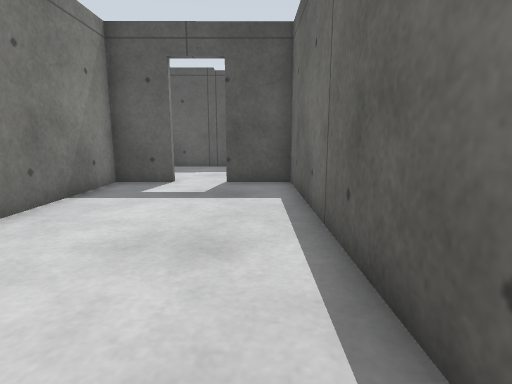
[1] (above)

21 first-person views from a walk through a Gazebo world. The camera is 0.72 m above the floor, tilts 10° down and sees 80° across. The floor is counted in squares, 0.5 m on a side. Each view is taken from the middle of a square. On the plan, view 1 faces up. The plan holds only what a view shows up to about 14 squares ahead; the rest is blank. The place goes on beyond the plan. Simple shapes stand in for some stock models.

[2]
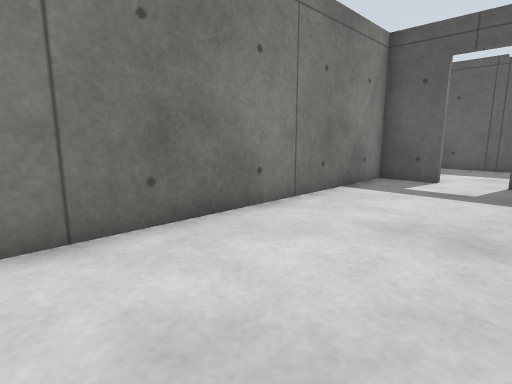

[3]
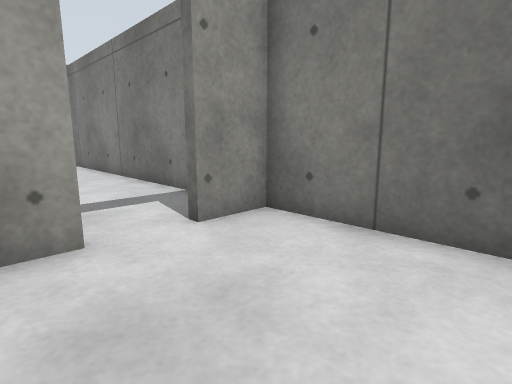

[4]
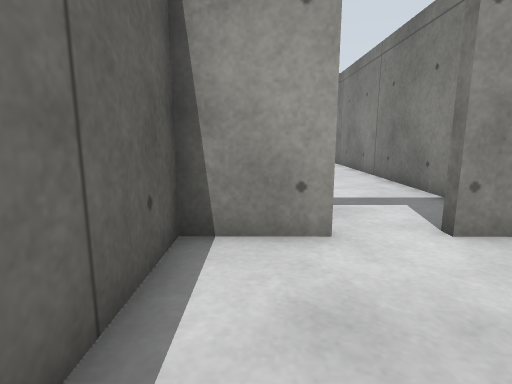

[5]
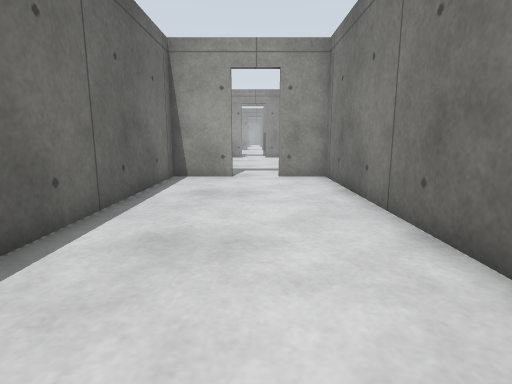

[6]
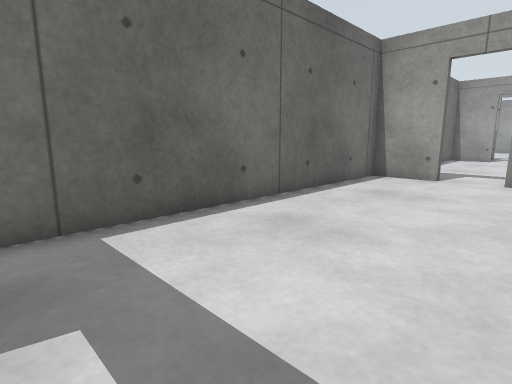

[7]
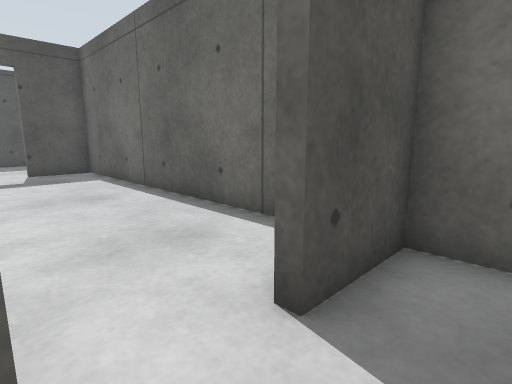

[8]
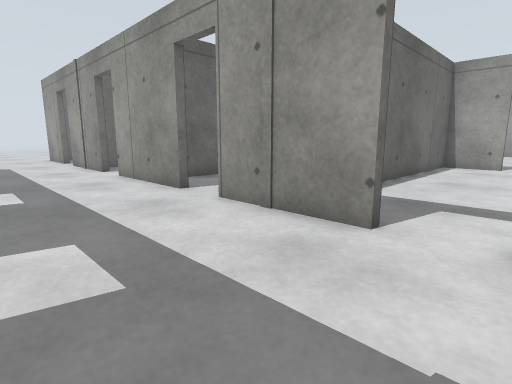

[9]
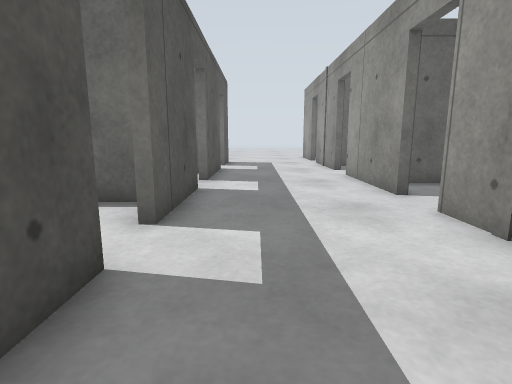

[10]
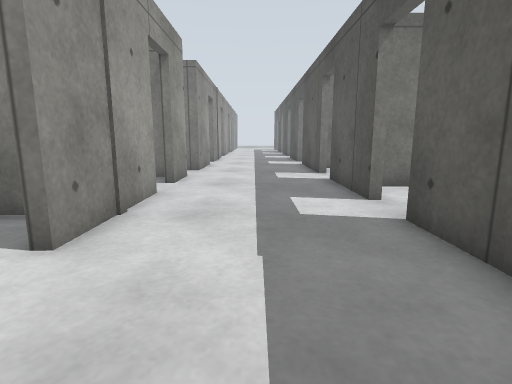

[11]
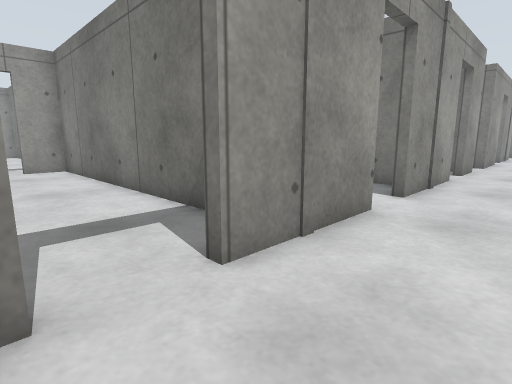

[12]
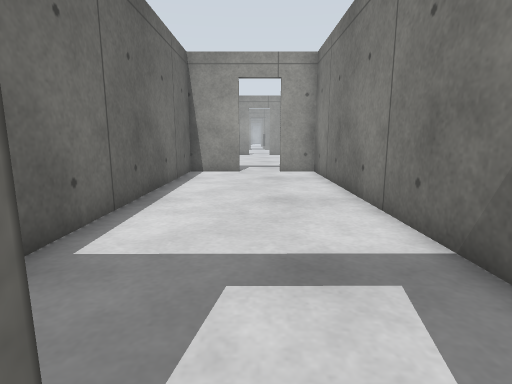

[13]
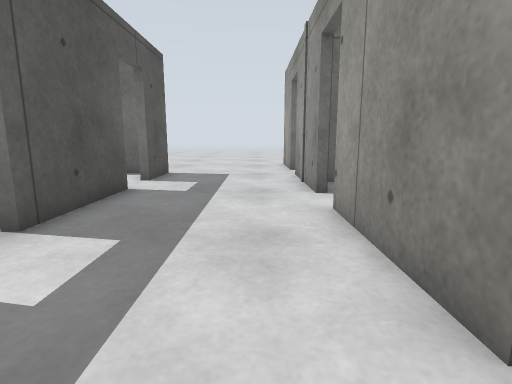

[14]
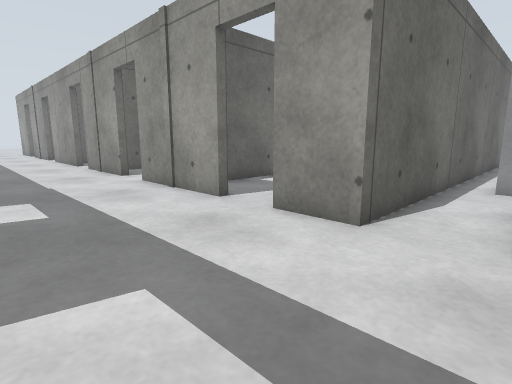

[15]
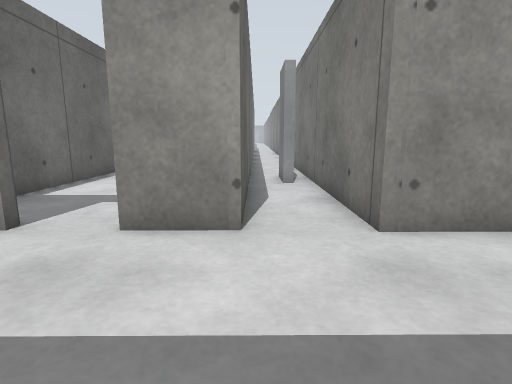

[16]
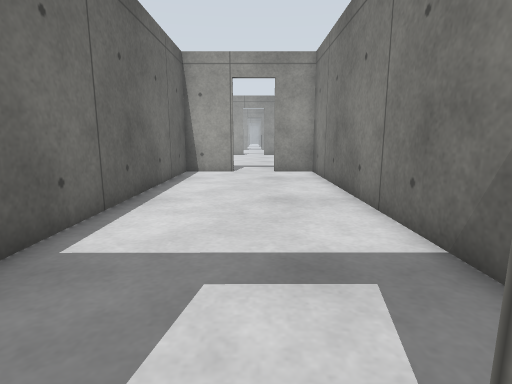

[17]
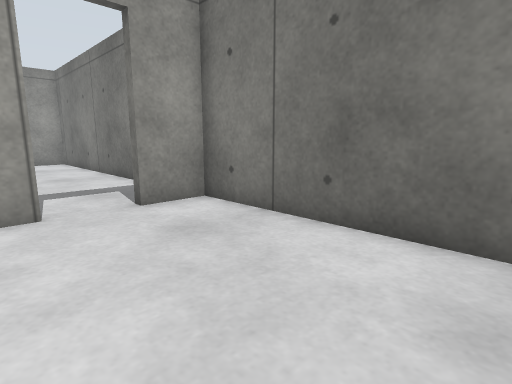

[18]
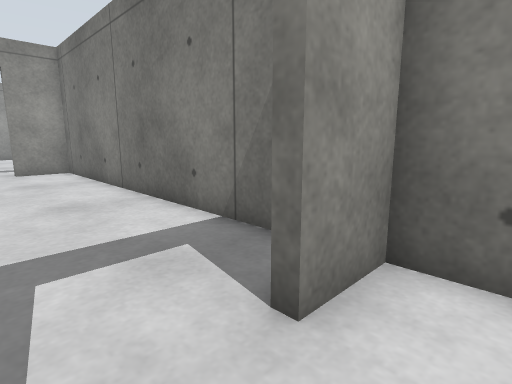

[19]
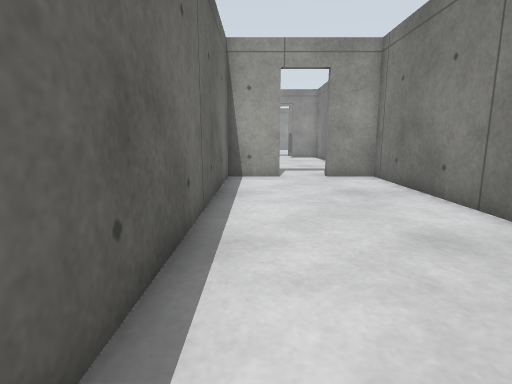

[20]
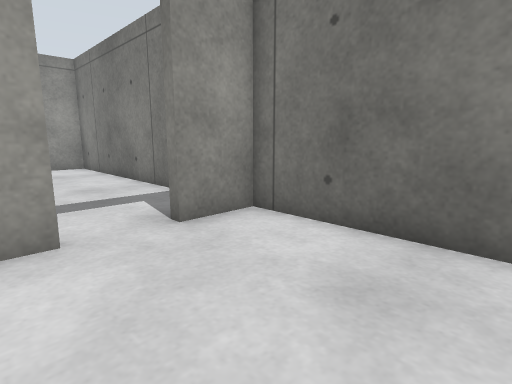

[21]
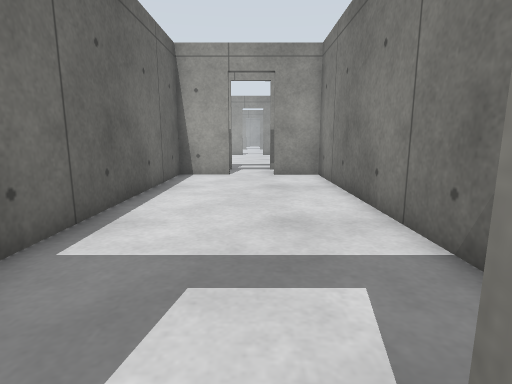

### Floor plan
Points are (right, up) in squares from view 1. A wall is a line through its corners. A room is listed if a view was taken in it or the views show most of it. See-through windows are left out.
Room 1 (views 1, 2, 3, 4)
walls: (-2.7, 10.1) (-4.6, 10.1) (-4.6, -2.3) (-2.8, -2.3); (-1.2, -2.3) (1.2, -2.3) (1.2, 10.1) (-1.1, 10.1)
ways out: open door at (-2, -2.5) to room 2; open door at (-1.5, 10) to room 3
Room 2 (views 5, 6, 7)
walls: (-4.6, -5.2) (-4.6, -15.6) (-2.9, -15.6); (-1.1, -15.6) (1.2, -15.6) (1.2, -2.7) (-1.2, -2.6)
ways out: open door at (-2, -2.5) to room 1; open door at (-2, -16)
Room 3 (views 8, 9, 10, 11, 12, 13, 14, 15, 16)
walls: (-1.1, 10.4) (3, 10.4); (-7.1, 10.3) (-2.7, 10.4); (-6.1, 15.7) (-9.9, 15.7); (0.3, 15.7) (-4.4, 15.7); (4.6, 10.4) (9.3, 10.4); (-11.7, 15.7) (-13.6, 15.7); (5.9, 15.7) (2, 15.7); (-14.6, 10.3) (-12.9, 10.3) (-12.9, 0.5); (10.9, 10.4) (13.4, 10.4); (11.8, 15.7) (7.5, 15.7); (-10.8, -3.4) (-10.8, 10.3) (-8.7, 10.3)
ways out: open door at (-1.5, 10) to room 1; open door at (-7.5, 10) to room 4; open door at (3.5, 10) to room 6; open door at (-10.5, 16); open door at (-5.5, 16); open door at (1.5, 16); open door at (6.5, 16); open door at (10.5, 10); open door at (12.5, 16)
objects: door leaf (-12, 3) to (-12, 5)
Room 4 (views 17, 18)
walls: (-10.5, 9.7) (-10.5, -2.3) (-8.7, -2.3); (-7, -2.3) (-4.9, -2.3) (-4.9, 8.4)
ways out: open door at (-7.5, 10) to room 3; open door at (-7.5, -2.5) to room 5
Room 5 (views 19, 20, 21)
walls: (-10.5, -4.1) (-10.5, -15.6) (-8.6, -15.6); (-7, -15.6) (-4.9, -15.6) (-4.9, -5)
ways out: open door at (-7.5, -2.5) to room 4; open door at (-7.5, -16)
Room 6 (no view inside)
walls: (1.4, 8.2) (1.4, -2.4) (2.9, -2.4); (4.7, -2.4) (6.9, -2.4) (6.9, 9)
ways out: open door at (3.5, 10) to room 3; open door at (3.5, -2.5)

Positions as (right, up) in squares from view 1, and headings:
1: (0, 0), facing up
2: (0, -1), facing up-left
3: (0, 2), facing down-left
4: (0, 2), facing down
5: (-2, -4), facing down
6: (-4, -4), facing down-right
7: (-3, -4), facing up-right
8: (-3, 15), facing down-right
9: (-3, 14), facing right
10: (1, 13), facing left
11: (5, 13), facing down-left
12: (4, 11), facing down
13: (3, 12), facing right
14: (-13, 15), facing down-right
15: (-11, 15), facing down
16: (-8, 11), facing down
17: (-6, 4), facing down-left
18: (-7, -1), facing down-left
19: (-6, -4), facing down
20: (-6, -11), facing down-left
21: (-8, -15), facing down
